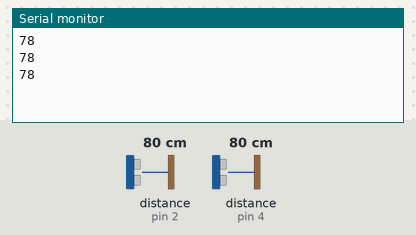
Bench run of a sketch on a simulated Arduino Uno, built with avr-gcc and run on an emulated ATmega328P. On the bench: the last lines printed to the serial monitor. Wiring (inferred from the names in the program): 2 × ultrasonic range finder: trigger pin 3, echo pin 2 / trigger pin 5, echo pin 4. The test bench sets the inputs (shaded band); at power-on: distance to the obstacle (sensors on pin 2, pin 4) 80 cm. The echo pulse lasts 58.3 µs per cm.

Above: at 1.2 s.
1.3 s: distance to the obstacle (sensor on pin 2) set to 2 cm
At 2.0 s:
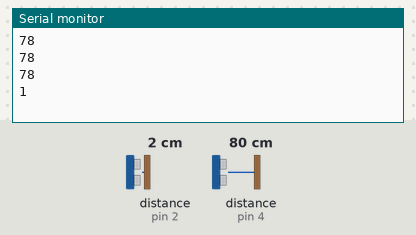
2.8 s: distance to the obstacle (sensor on pin 2) set to 4 cm
At 3.5 s:
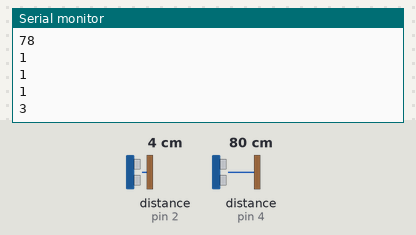
Timing chart, 0 to 5.8 s (numbered marks = the images above; inputs shaded):
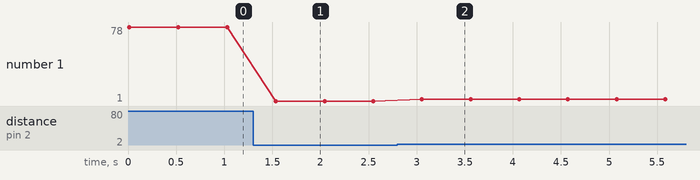

The sketch:

Arduino_A.ino
```cpp
#define TRIG_PIN1 3  // Pin TRIG del sensor 1
#define ECHO_PIN1 2  // Pin ECHO del sensor 1
#define TRIG_PIN2 5  // Pin TRIG del sensor 2
#define ECHO_PIN2 4  // Pin ECHO del sensor 2
#define MAX_DISTANCE 200 // Distancia máxima en cm
#define UMBRAL_CAMBIO 10 // Umbral de cambio para reanudar envío

bool permitirEnvio = true;
int ultimaDistancia = -1;

void setup() {
    Serial.begin(9600);

    pinMode(TRIG_PIN1, OUTPUT);
    pinMode(ECHO_PIN1, INPUT);
    pinMode(TRIG_PIN2, OUTPUT);
    pinMode(ECHO_PIN2, INPUT);
}

long medirDistancia(int trigPin, int echoPin) {
    digitalWrite(trigPin, LOW);
    delayMicroseconds(2);
    digitalWrite(trigPin, HIGH);
    delayMicroseconds(10);
    digitalWrite(trigPin, LOW);

    long duracion = pulseIn(echoPin, HIGH);
    long distancia = duracion * 0.034 / 2;

    if (distancia == 0) distancia = MAX_DISTANCE;
    return distancia;
}

int medir() {
    int distancia1 = medirDistancia(TRIG_PIN1, ECHO_PIN1);
    int distancia2 = medirDistancia(TRIG_PIN2, ECHO_PIN2);
    return min(distancia1, distancia2);
}

void loop() {
    if (Serial.available() > 0) {
        String mensaje = Serial.readString();
        mensaje.trim();

        if (mensaje == "stop") {
            permitirEnvio = false;
        }
    }

    int distanciaMin = medir();

    if (!permitirEnvio && ultimaDistancia != -1 && abs(distanciaMin - ultimaDistancia) > UMBRAL_CAMBIO) {
        permitirEnvio = true;
    }

    ultimaDistancia = distanciaMin;

    if (permitirEnvio) {
        Serial.println(distanciaMin); // Solo el número, sin texto
    }

    delay(500);
}
```

Measured:
- after the input at 1.3 s, the serial monitor: prints a new line after 0.24 s (image 1)
- after the input at 2.8 s, the serial monitor: prints a new line after 0.26 s (image 2)
- plotted number 1: 78 → 1 after the input at 1.3 s, 1 → 3 after the input at 2.8 s
